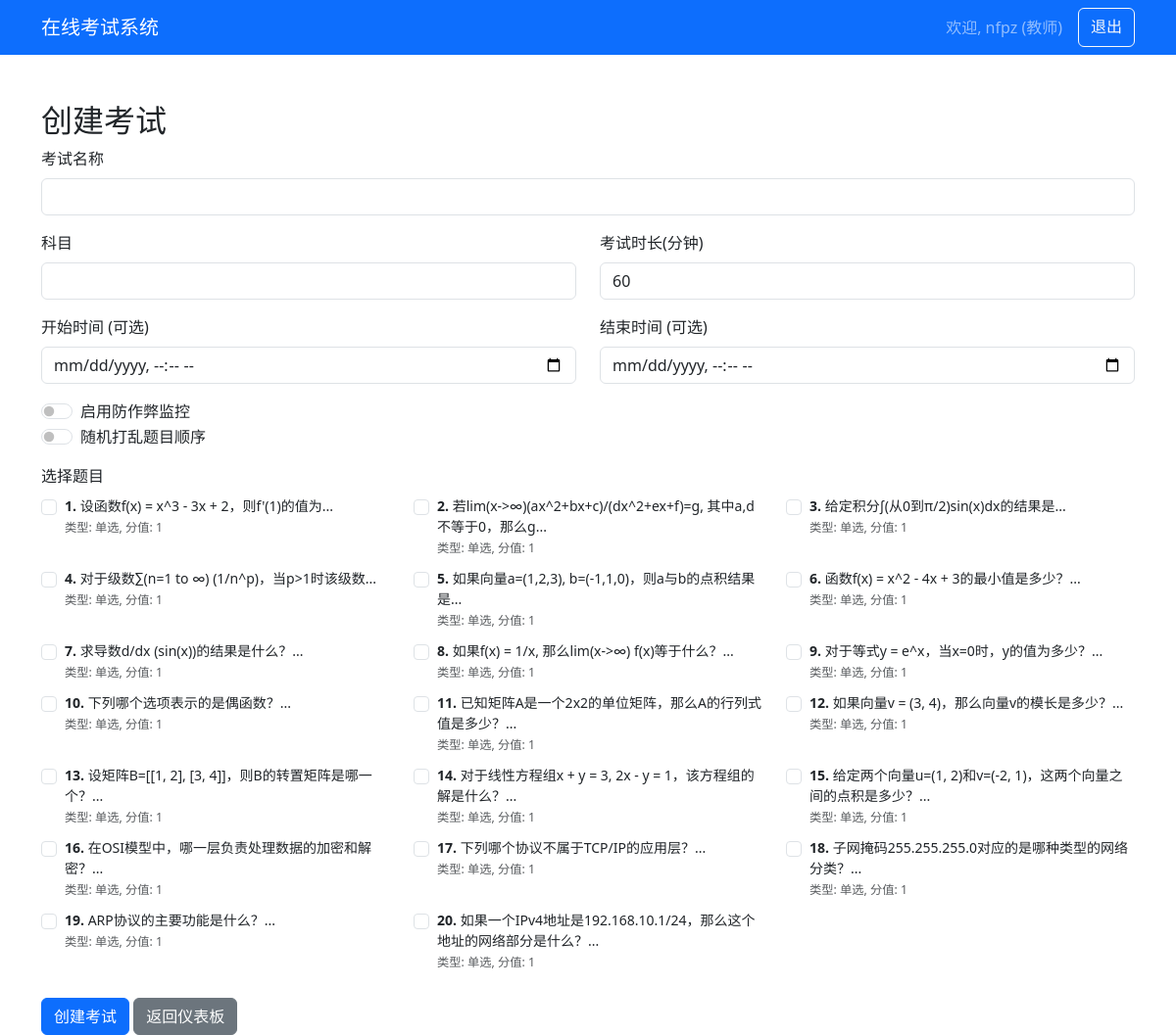
The app's page /create_exam (signed in), older data.
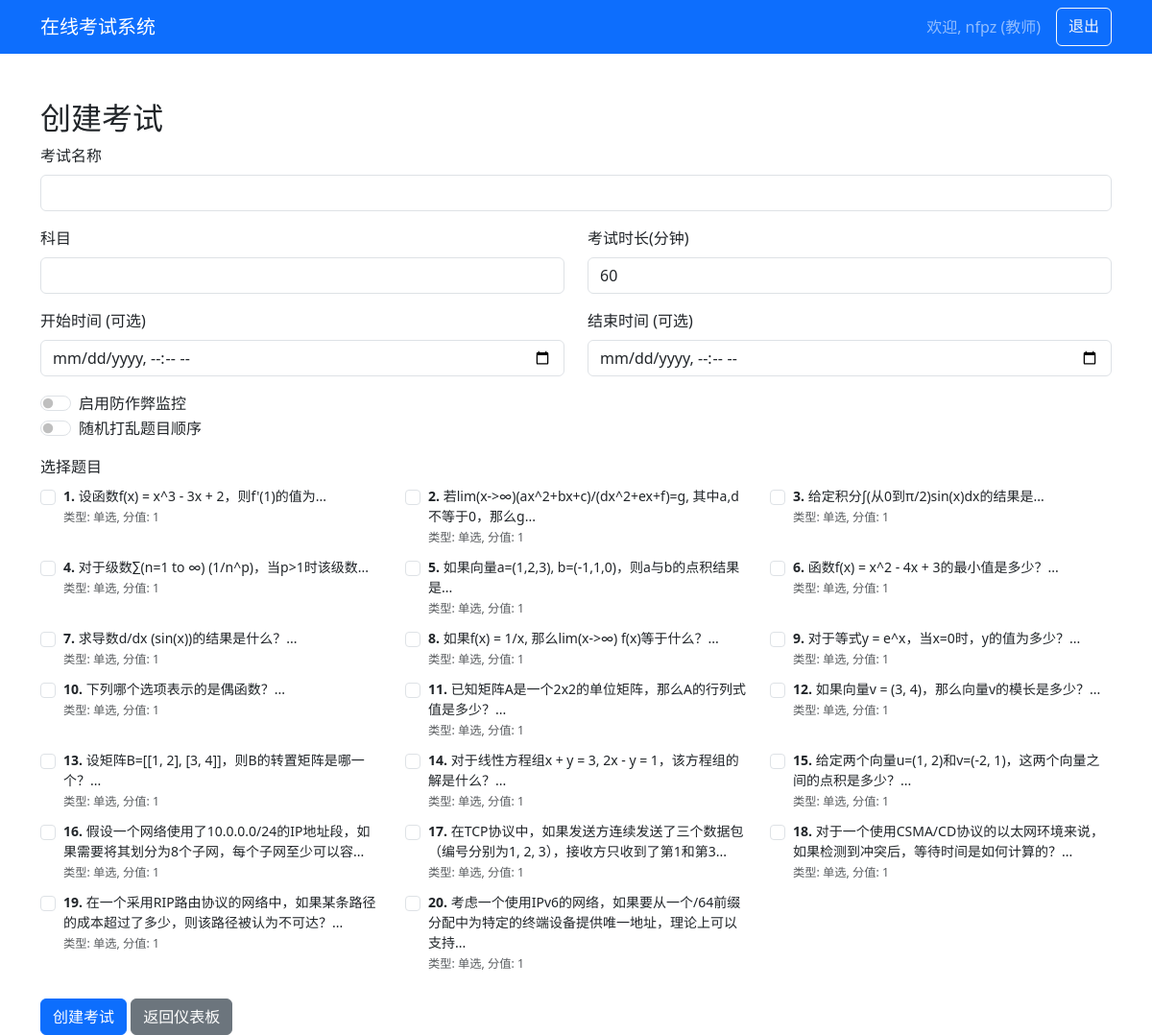
The same page, newer data.
### tables this page shows
CREATE TABLE questions (
            id INTEGER PRIMARY KEY AUTOINCREMENT,
            teacher_id INTEGER NOT NULL,
            question_text TEXT NOT NULL,
            option_a TEXT,
            option_b TEXT,
            option_c TEXT,
            option_d TEXT,
            option_e TEXT,
            option_f TEXT,
            correct_answer TEXT, -- 对于多选题，用逗号分隔多个答案，如"A,B,C"
            question_type TEXT DEFAULT 'multiple_choice', -- multiple_choice, multiple_select, true_false, short_answer, programming
            subject TEXT,
            difficulty TEXT, -- easy, medium, hard
            points INTEGER DEFAULT 1, -- 题目分值
            test_cases TEXT, -- 编程题的测试用例JSON
            solution_code TEXT, -- 编程题参考答案
            created_at TIMESTAMP DEFAULT CURRENT_TIMESTAMP, explanation TEXT,
            FOREIGN KEY (teacher_id) REFERENCES users(id)
        );

### app.py (the view, shortened to what this page needs)
@app.route('/create_exam', methods=['GET', 'POST'])
@login_required
@role_required('teacher')
def create_exam():
    with get_db() as conn:
        questions = conn.execute('SELECT * FROM questions WHERE teacher_id = ?', (session['user_id'],)).fetchall()
    return render_template('create_exam.html', questions=questions)

### app.py (called while the page is built)
def get_db_connection():
    conn = sqlite3.connect('exam_system.db')
    conn.row_factory = sqlite3.Row  # 使结果可以通过列名访问
    return conn

@contextmanager
def get_db():
    conn = get_db_connection()
    try:
        yield conn
    finally:
        conn.close()

def login_required(f):
    from functools import wraps
    @wraps(f)
    def decorated_function(*args, **kwargs):
        if 'user_id' not in session:
            return redirect(url_for('login'))
        return f(*args, **kwargs)
    return decorated_function

def role_required(required_role):
    def decorator(f):
        from functools import wraps
        @wraps(f)
        def decorated_function(*args, **kwargs):
            if 'user_id' not in session:
                return redirect(url_for('login'))
            with get_db() as conn:
                user = conn.execute('SELECT role FROM users WHERE id = ?',
                                   (session['user_id'],)).fetchone()
            if user['role'] != required_role:
                flash('您没有权限访问此页面', 'error')
                return redirect(url_for('dashboard'))
            return f(*args, **kwargs)
        return decorated_function
    return decorator

### templates/create_exam.html (shortened to what the changed rows need)
<!DOCTYPE html>
<html lang="zh-CN">
<head>
    <link href="https://cdn.jsdelivr.net/npm/bootstrap@5.3.0/dist/css/bootstrap.min.css" rel="stylesheet">
</head>
<body>
    <div class="container mt-5">
        <h2>创建考试</h2>
        <form method="POST">
            <div class="mb-3">
                <div class="row">
                    {% for question in questions %}
                    <div class="col-md-6 col-lg-4 mb-2">
                        <div class="form-check">
                            <input class="form-check-input" type="checkbox" name="questions" value="{{ question.id }}" id="question_{{ question.id }}">
                            <label class="form-check-label small" for="question_{{ question.id }}">
                                <strong>{{ loop.index }}.</strong>
                                {{ question.question_text[:50] }}...
                                <br>
                                <small class="text-muted">
                                    类型: {{ '单选' if question.question_type == 'multiple_choice' else
                                          '多选' if question.question_type == 'multiple_select' else
                                          '判断' if question.question_type == 'true_false' else
                                          '简答' if question.question_type == 'short_answer' else
                                          '编程' if question.question_type == 'programming' else question.question_type }},
                                    分值: {{ question.points }}
                                </small>
                            </label>
                        </div>
                    </div>
                    {% endfor %}
                </div>
            </div>
        </form>
    </div>
</body>
</html>

Row changes from the older to the newer data that the page shows:
removed questions: question_text "在OSI模型中，哪一层负责处理数据的加密和解密？", question_type "单选", points "1"
removed questions: question_text "下列哪个协议不属于TCP/IP的应用层？", question_type "单选", points "1"
removed questions: question_text "子网掩码255.255.255.0对应的是哪种类型的网络分类？", question_type "单选", points "1"
removed questions: question_text "ARP协议的主要功能是什么？", question_type "单选", points "1"
removed questions: question_text "如果一个IPv4地址是192.168.10.1/24，那么这个地址的网络部分是什么？", question_type "单选", points "1"
added questions: question_text "假设一个网络使用了10.0.0.0/24的IP地址段，如果需要将其划分为8个子网，每个子网至少可以容", question_type "单选", points "1"
added questions: question_text "在TCP协议中，如果发送方连续发送了三个数据包（编号分别为1, 2, 3），接收方只收到了第1和第3", question_type "单选", points "1"
added questions: question_text "对于一个使用CSMA/CD协议的以太网环境来说，如果检测到冲突后，等待时间是如何计算的？", question_type "单选", points "1"
added questions: question_text "在一个采用RIP路由协议的网络中，如果某条路径的成本超过了多少，则该路径被认为不可达？", question_type "单选", points "1"
added questions: question_text "考虑一个使用IPv6的网络，如果要从一个/64前缀分配中为特定的终端设备提供唯一地址，理论上可以支持", question_type "单选", points "1"
